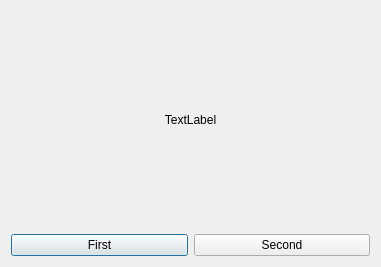
<?xml version="1.0" encoding="UTF-8"?>
<ui version="4.0">
 <class>Dialog</class>
 <widget class="QDialog" name="Dialog">
  <property name="geometry">
   <rect>
    <x>0</x>
    <y>0</y>
    <width>381</width>
    <height>267</height>
   </rect>
  </property>
  <property name="windowTitle">
   <string>Dialog</string>
  </property>
  <layout class="QGridLayout" name="gridLayout">
   <item row="0" column="0" colspan="2">
    <widget class="QLabel" name="label">
     <property name="text">
      <string>TextLabel</string>
     </property>
     <property name="alignment">
      <set>Qt::AlignCenter</set>
     </property>
    </widget>
   </item>
   <item row="1" column="0">
    <widget class="QPushButton" name="pushButton">
     <property name="text">
      <string>First</string>
     </property>
    </widget>
   </item>
   <item row="1" column="1">
    <widget class="QPushButton" name="pushButton_2">
     <property name="text">
      <string>Second</string>
     </property>
    </widget>
   </item>
  </layout>
 </widget>
 <resources/>
 <connections>
  <connection>
   <sender>pushButton</sender>
   <signal>clicked()</signal>
   <receiver>Dialog</receiver>
   <slot>slot_first()</slot>
   <hints>
    <hint type="sourcelabel">
     <x>120</x>
     <y>239</y>
    </hint>
    <hint type="destinationlabel">
     <x>-2</x>
     <y>246</y>
    </hint>
   </hints>
  </connection>
  <connection>
   <sender>pushButton_2</sender>
   <signal>clicked()</signal>
   <receiver>Dialog</receiver>
   <slot>slot_second()</slot>
   <hints>
    <hint type="sourcelabel">
     <x>295</x>
     <y>233</y>
    </hint>
    <hint type="destinationlabel">
     <x>374</x>
     <y>239</y>
    </hint>
   </hints>
  </connection>
 </connections>
 <slots>
  <slot>slot_first()</slot>
  <slot>slot_second()</slot>
 </slots>
</ui>
